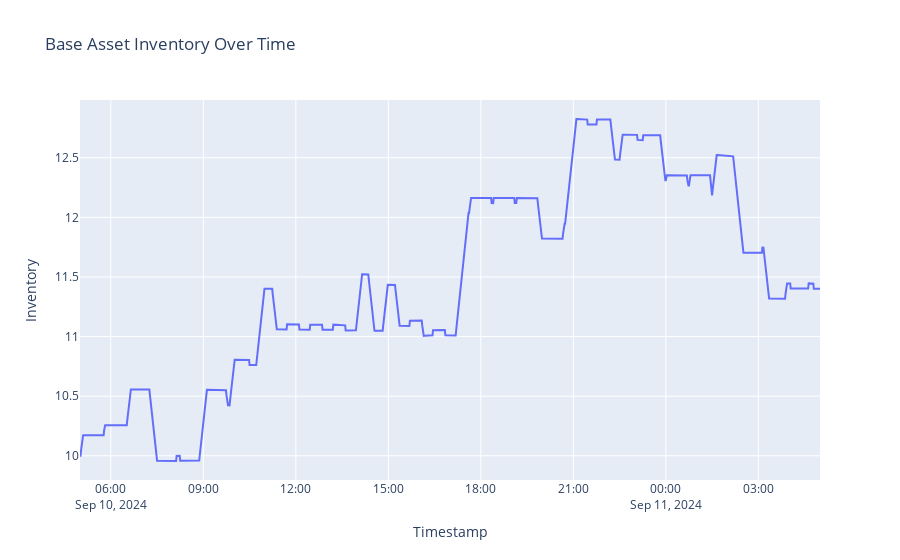

The cell this chart's notebook holds for it:
### Code cell
# Convert timestamp to datetime
df['timestamp'] = pd.to_datetime(df['timestamp'], unit='s')

# Create the plot
fig = go.Figure()

# Add trace for inventory
fig.add_trace(go.Scatter(
    x=df['timestamp'],
    y=df['base_balance'],
    mode='lines',
    name='Base Asset Inventory'
))

# Update layout
fig.update_layout(
    title='Base Asset Inventory Over Time',
    xaxis_title='Timestamp',
    yaxis_title='Inventory',
    legend=dict(orientation="h", yanchor="bottom", y=1.02, xanchor="right", x=1)
)

# Show the plot
fig.show()

### Figure 1 — Plotly figure (JSON) as saved in the notebook; plotly's stock layout.template omitted (floating-point values rounded to 4 significant figures; data arrays with more than 128 entries replaced by an {"elided": "..."} marker saying what was removed)
{"data": [{"mode": "lines", "name": "Base Asset Inventory", "type": "scatter", "x": {"elided": "1441 str values"}, "y": {"elided": "1441 float values"}}], "layout": {"legend": {"orientation": "h", "x": 1, "xanchor": "right", "y": 1.02, "yanchor": "bottom"}, "title": {"text": "Base Asset Inventory Over Time"}, "xaxis": {"title": {"text": "Timestamp"}}, "yaxis": {"title": {"text": "Inventory"}}}}
